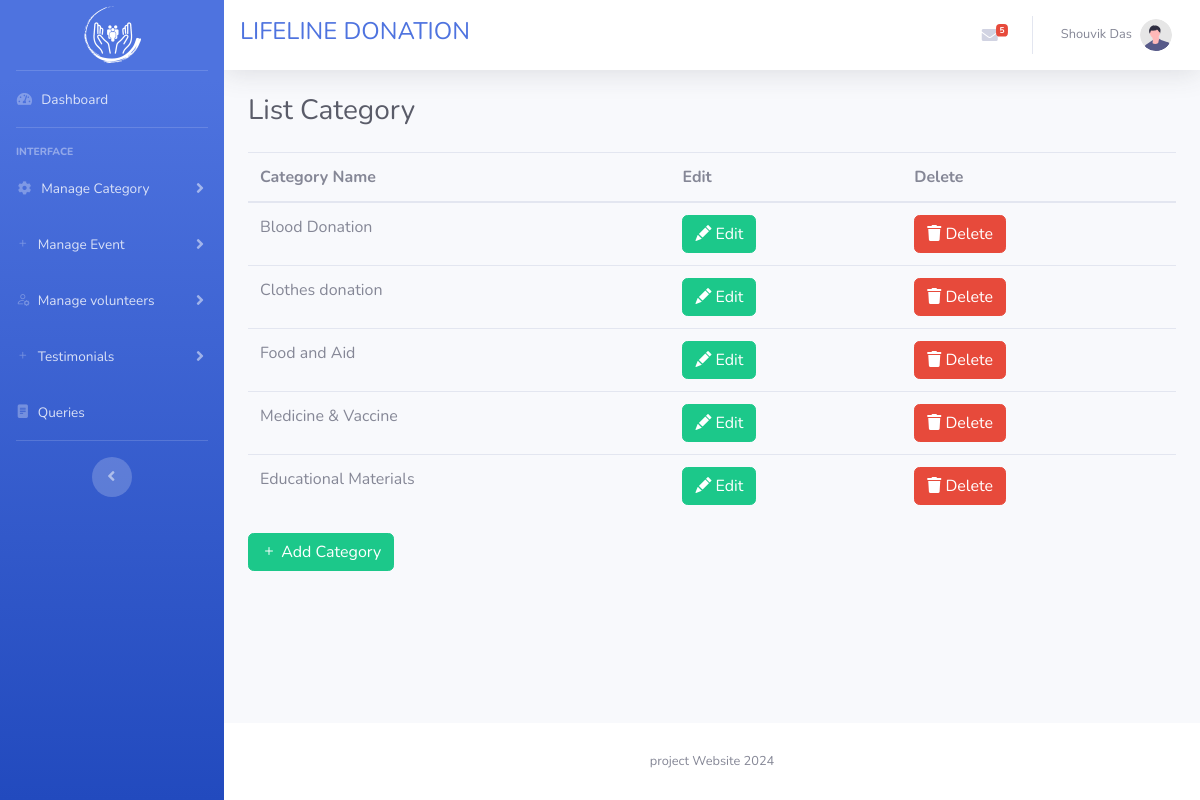
The page /ADMIN/listcategory.php (signed in) on the database its author committed.
### tables this page shows
CREATE TABLE `category` (
  `cid` int(11) NOT NULL,
  `catname` varchar(500) NOT NULL
);

### ADMIN/listcategory.php (the view, shortened to what this page needs)
<!DOCTYPE html>
<html lang="en">
<head>
    <link href="vendor/fontawesome-free/css/all.min.css" rel="stylesheet" type="text/css">
    <link href="css/sb-admin-2.min.css" rel="stylesheet">
    <link rel="stylesheet" href="https://cdn.jsdelivr.net/npm/bootstrap-icons@1.11.3/font/bootstrap-icons.min.css">
</head>
<body id="page-top">
    <div id="wrapper">
        <?php include ("inc/sidebar.php"); ?>
        <div id="content-wrapper" class="d-flex flex-column">
            <div id="content">
                <?php include ("inc/top.php"); ?>
                <div class="container-fluid">
                    <h1 class="h3 mb-4 text-gray-800">List Category</h1>
                <table class="table">
                    <thead>
                        <tr>
                            <th>Category Name</th>
                            <th>Edit</th>
                            <th>Delete</th>
                        </tr>
                    </thead>
                    <tbody>
                                <?php
                                $sql = "SELECT * FROM category";
                                $rs= $con->query($sql);
                                while($row = $rs->fetch_assoc()){
                                ?>
                        <tr>
                            <td><?php echo $row['catname']; ?></td>
                            <td><a class ="btn btn-success" href="editcat.php?did=<?php echo $row['cid']; ?>"><i class="bi bi-pencil-fill"></i> Edit</a></td>
                            <td><a onclick="return confirm('Are you sure?')" class ="btn btn-danger" href="backend/delcat.php?did=<?php echo $row['cid']; ?>"><i class="fas fa-trash"></i>  Delete</a></td>
                        </tr>
                                                           <?php } ?>
                    </tbody>
                </table>
                <a class ="btn btn-success" href="./addcategory.php"><i class="bi bi-plus"></i> Add Category</a>
                </div>
            </div>
                <?php include ("inc/footer.php"); ?>
        </div>
    </div>
</body>
</html>

### rows shown on the page
category: catname "Blood Donation"
category: catname "Clothes donation"
category: catname "Food and Aid"
category: catname "Medicine & Vaccine"
category: catname "Educational Materials"

### other values the page prints
$cnt "5"
$_SESSION['admin_name'] "Shouvik Das"
